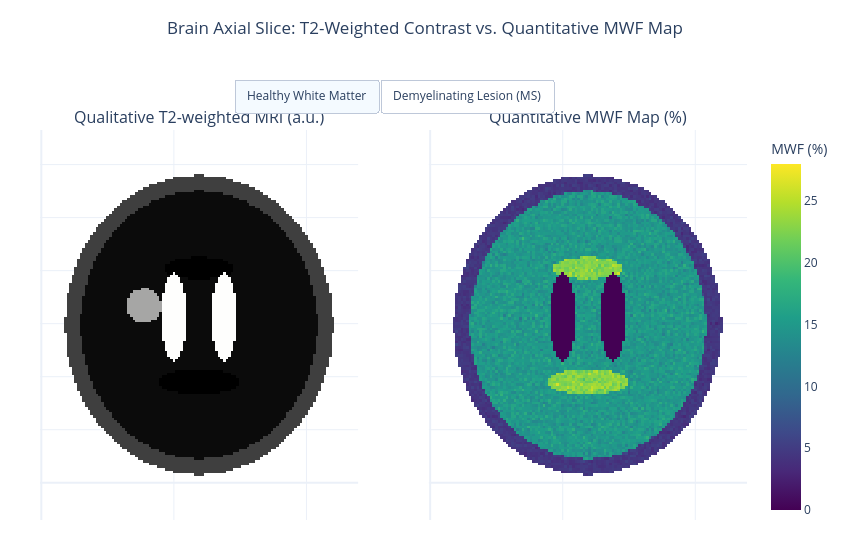

Notebook code cell kept with this figure:
### Code cell
import numpy as np
import plotly.graph_objects as go
from plotly.subplots import make_subplots

# Grille 120x120 (rapide et fluide)
N = 120
x, y = np.meshgrid(np.linspace(-1, 1, N), np.linspace(-1, 1, N))

# Masque cérébral (ellipse)
brain_mask = (x**2 / 0.85**2 + y**2 / 0.95**2) <= 1.0

# Substance grise corticale (anneau périphérique)
cortex_mask = brain_mask & ((x**2 / 0.75**2 + y**2 / 0.85**2) > 1.0)

# Substance blanche centrale
wm_mask = brain_mask & ~cortex_mask

# Ventricules latéraux (papillon central -> LCR, MWF = 0%)
vent_left = ((x + 0.16)**2 / 0.08**2 + (y - 0.05)**2 / 0.28**2) <= 1.0
vent_right = ((x - 0.16)**2 / 0.08**2 + (y - 0.05)**2 / 0.28**2) <= 1.0
ventricles = vent_left | vent_right

# Corps calleux (genou et splénium -> très riche en myéline, MWF ~ 22-25%)
genu = (x**2 / 0.22**2 + (y - 0.36)**2 / 0.07**2) <= 1.0
splenium = (x**2 / 0.26**2 + (y + 0.36)**2 / 0.08**2) <= 1.0
corpus_callosum = (genu | splenium) & ~ventricles

# Construction de la carte MWF saine (%)
rng = np.random.default_rng(42)
mwf_healthy = np.full((N, N), np.nan)
mwf_healthy[cortex_mask] = 4.5 + rng.normal(0, 0.5, cortex_mask.sum())
mwf_healthy[wm_mask] = 15.0 + rng.normal(0, 1.0, wm_mask.sum())
mwf_healthy[corpus_callosum] = 23.0 + rng.normal(0, 1.0, corpus_callosum.sum())
mwf_healthy[ventricles] = 0.0
mwf_healthy = np.clip(mwf_healthy, 0, 30)

# Construction de la carte avec lésion démyélinisante (ex: SEP périventriculaire)
lesion_mask = ((x + 0.35)**2 / 0.11**2 + (y - 0.12)**2 / 0.11**2) <= 1.0
mwf_lesion = mwf_healthy.copy()
mwf_lesion[lesion_mask] = 3.5 + rng.normal(0, 0.5, lesion_mask.sum())

# Image pondérée T2 qualitative correspondante (unités arbitraires)
t2w_lesion = np.full((N, N), np.nan)
t2w_lesion[cortex_mask] = 110
t2w_lesion[wm_mask] = 75
t2w_lesion[corpus_callosum] = 65
t2w_lesion[ventricles] = 220
t2w_lesion[lesion_mask] = 175  # Hyperintense en T2w

fig = make_subplots(
    rows=1, cols=2,
    subplot_titles=("Qualitative T2-weighted MRI (a.u.)", "Quantitative MWF Map (%)")
)

# Sous-graphe 1 : T2w
fig.add_trace(
    go.Heatmap(
        z=t2w_lesion,
        colorscale="Gray",
        showscale=False,
        hovertemplate="X: %{x}<br>Y: %{y}<br>T2w signal: %{z:.0f}<extra></extra>"
    ),
    row=1, col=1
)

# Sous-graphe 2 : MWF sain (visible par défaut)
fig.add_trace(
    go.Heatmap(
        z=mwf_healthy,
        colorscale="Viridis",
        zmin=0, zmax=28,
        colorbar=dict(title="MWF (%)"),
        hovertemplate="X: %{x}<br>Y: %{y}<br>MWF: %{z:.1f}%<extra></extra>",
        visible=True
    ),
    row=1, col=2
)

# Sous-graphe 2 : MWF avec lésion (masqué par défaut)
fig.add_trace(
    go.Heatmap(
        z=mwf_lesion,
        colorscale="Viridis",
        zmin=0, zmax=28,
        colorbar=dict(title="MWF (%)"),
        hovertemplate="X: %{x}<br>Y: %{y}<br>MWF: %{z:.1f}%<extra></extra>",
        visible=False
    ),
    row=1, col=2
)

fig.update_layout(
    title=dict(
        text="Brain Axial Slice: T2-Weighted Contrast vs. Quantitative MWF Map",
        y=0.96,
        x=0.5,
        xanchor="center"
    ),
    template="plotly_white",
    height=560,
    width=850,
    margin=dict(t=130, b=40, l=40, r=40),
    updatemenus=[
        dict(
            type="buttons",
            direction="right",
            x=0.5,
            y=1.13,
            xanchor="center",
            yanchor="top",
            buttons=[
                dict(
                    label="Healthy White Matter",
                    method="update",
                    args=[{"visible": [True, True, False]}]
                ),
                dict(
                    label="Demyelinating Lesion (MS)",
                    method="update",
                    args=[{"visible": [True, False, True]}]
                )
            ]
        )
    ]
)

fig.update_xaxes(showticklabels=False, row=1, col=1)
fig.update_yaxes(showticklabels=False, scaleanchor="x", scaleratio=1, row=1, col=1)
fig.update_xaxes(showticklabels=False, row=1, col=2)
fig.update_yaxes(showticklabels=False, scaleanchor="x2", scaleratio=1, row=1, col=2)

fig.show()

### Figure 1 — Plotly figure (JSON) as saved in the notebook; plotly's stock layout.template omitted (floating-point values rounded to 4 significant figures; data arrays with more than 128 entries replaced by an {"elided": "..."} marker saying what was removed)
{"data": [{"colorscale": [[0, "rgb(0, 0, 0)"], [0.09091, "rgb(16, 16, 16)"], [0.1818, "rgb(38, 38, 38)"], [0.2727, "rgb(59, 59, 59)"], [0.3636, "rgb(81, 80, 80)"], [0.4545, "rgb(102, 101, 101)"], [0.5455, "rgb(124, 123, 122)"], [0.6364, "rgb(146, 146, 145)"], [0.7273, "rgb(171, 171, 170)"], [0.8182, "rgb(197, 197, 195)"], [0.9091, "rgb(224, 224, 223)"], [1, "rgb(254, 254, 253)"]], "hovertemplate": "X: %{x}<br>Y: %{y}<br>T2w signal: %{z:.0f}<extra></extra>", "showscale": false, "type": "heatmap", "xaxis": "x", "yaxis": "y", "z": {"elided": "120x120 float values"}}, {"colorbar": {"title": {"text": "MWF (%)"}}, "colorscale": [[0, "#440154"], [0.1111, "#482878"], [0.2222, "#3e4989"], [0.3333, "#31688e"], [0.4444, "#26828e"], [0.5556, "#1f9e89"], [0.6667, "#35b779"], [0.7778, "#6ece58"], [0.8889, "#b5de2b"], [1, "#fde725"]], "hovertemplate": "X: %{x}<br>Y: %{y}<br>MWF: %{z:.1f}%<extra></extra>", "type": "heatmap", "visible": true, "xaxis": "x2", "yaxis": "y2", "z": {"elided": "120x120 float values"}, "zmax": 28, "zmin": 0}, {"colorbar": {"title": {"text": "MWF (%)"}}, "colorscale": [[0, "#440154"], [0.1111, "#482878"], [0.2222, "#3e4989"], [0.3333, "#31688e"], [0.4444, "#26828e"], [0.5556, "#1f9e89"], [0.6667, "#35b779"], [0.7778, "#6ece58"], [0.8889, "#b5de2b"], [1, "#fde725"]], "hovertemplate": "X: %{x}<br>Y: %{y}<br>MWF: %{z:.1f}%<extra></extra>", "type": "heatmap", "visible": false, "xaxis": "x2", "yaxis": "y2", "z": {"elided": "120x120 float values"}, "zmax": 28, "zmin": 0}], "layout": {"annotations": [{"font": {"size": 16}, "showarrow": false, "text": "Qualitative T2-weighted MRI (a.u.)", "x": 0.225, "xanchor": "center", "xref": "paper", "y": 1, "yanchor": "bottom", "yref": "paper"}, {"font": {"size": 16}, "showarrow": false, "text": "Quantitative MWF Map (%)", "x": 0.775, "xanchor": "center", "xref": "paper", "y": 1, "yanchor": "bottom", "yref": "paper"}], "height": 560, "margin": {"b": 40, "l": 40, "r": 40, "t": 130}, "title": {"text": "Brain Axial Slice: T2-Weighted Contrast vs. Quantitative MWF Map", "x": 0.5, "xanchor": "center", "y": 0.96}, "updatemenus": [{"buttons": [{"args": [{"visible": [true, true, false]}], "label": "Healthy White Matter", "method": "update"}, {"args": [{"visible": [true, false, true]}], "label": "Demyelinating Lesion (MS)", "method": "update"}], "direction": "right", "type": "buttons", "x": 0.5, "xanchor": "center", "y": 1.13, "yanchor": "top"}], "width": 850, "xaxis": {"anchor": "y", "domain": [0, 0.45], "showticklabels": false}, "xaxis2": {"anchor": "y2", "domain": [0.55, 1], "showticklabels": false}, "yaxis": {"anchor": "x", "domain": [0, 1], "scaleanchor": "x", "scaleratio": 1, "showticklabels": false}, "yaxis2": {"anchor": "x2", "domain": [0, 1], "scaleanchor": "x2", "scaleratio": 1, "showticklabels": false}}}
